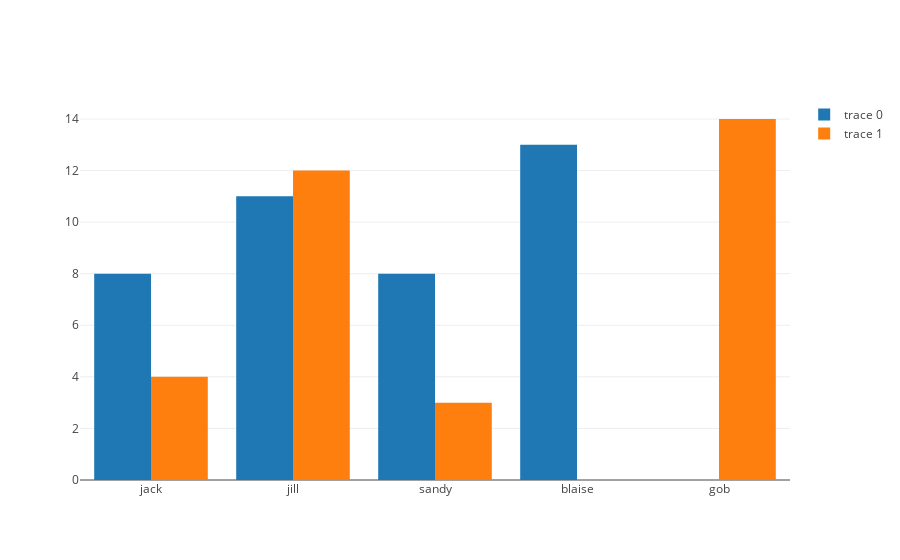

Source (notebook cell):
### Code cell
trace0 = {'type': 'bar', 'x': ['jack', 'jill', 'sandy', 'blaise'], 'y': [8, 11, 8, 13, 6, 4]}
trace1 = {'type': 'bar', 'x': ['jack', 'jill', 'sandy', 'gob'], 'y': [4, 12, 3, 14, 8, 1]}


plotly.offline.iplot([trace0, trace1])

### Figure 1 — Plotly figure (JSON) as saved in the notebook; plotly's stock layout.template omitted (floating-point values rounded to 4 significant figures)
{"data": [{"type": "bar", "uid": "12b4b02e-700e-11e9-a421-186590dfe88f", "x": ["jack", "jill", "sandy", "blaise"], "y": [8, 11, 8, 13, 6, 4]}, {"type": "bar", "uid": "12b5daee-700e-11e9-8a1f-186590dfe88f", "x": ["jack", "jill", "sandy", "gob"], "y": [4, 12, 3, 14, 8, 1]}], "layout": {}}
